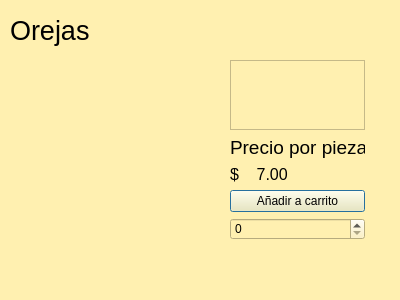
<?xml version="1.0" encoding="UTF-8"?>
<ui version="4.0">
 <class>Orejas</class>
 <widget class="QDialog" name="Orejas">
  <property name="geometry">
   <rect>
    <x>0</x>
    <y>0</y>
    <width>400</width>
    <height>300</height>
   </rect>
  </property>
  <property name="windowTitle">
   <string>Dialog</string>
  </property>
  <property name="styleSheet">
   <string notr="true">background-color:rgb(255, 240, 176);
border-color: rgb(0, 0, 0);
gridline-color: rgb(0, 0, 0);
border-color: rgb(0, 0, 0);</string>
  </property>
  <widget class="QLabel" name="label">
   <property name="geometry">
    <rect>
     <x>10</x>
     <y>10</y>
     <width>111</width>
     <height>41</height>
    </rect>
   </property>
   <property name="font">
    <font>
     <pointsize>20</pointsize>
    </font>
   </property>
   <property name="text">
    <string>Orejas </string>
   </property>
  </widget>
  <widget class="QWidget" name="layoutWidget">
   <property name="geometry">
    <rect>
     <x>230</x>
     <y>60</y>
     <width>135</width>
     <height>180</height>
    </rect>
   </property>
   <layout class="QVBoxLayout" name="verticalLayout">
    <item>
     <widget class="QPlainTextEdit" name="plainTextEdit">
      <property name="plainText">
       <string>

</string>
      </property>
     </widget>
    </item>
    <item>
     <widget class="QLabel" name="label_2">
      <property name="font">
       <font>
        <pointsize>14</pointsize>
       </font>
      </property>
      <property name="text">
       <string>Precio por pieza</string>
      </property>
     </widget>
    </item>
    <item>
     <widget class="QLabel" name="label_4">
      <property name="font">
       <font>
        <pointsize>12</pointsize>
       </font>
      </property>
      <property name="text">
       <string>$    7.00</string>
      </property>
     </widget>
    </item>
    <item>
     <widget class="QPushButton" name="pushButton">
      <property name="text">
       <string>Añadir a carrito</string>
      </property>
     </widget>
    </item>
    <item>
     <widget class="QSpinBox" name="spinBox"/>
    </item>
   </layout>
  </widget>
  <widget class="QLabel" name="label_5">
   <property name="geometry">
    <rect>
     <x>10</x>
     <y>60</y>
     <width>191</width>
     <height>181</height>
    </rect>
   </property>
   <property name="text">
    <string/>
   </property>
   <property name="pixmap">
    <pixmap resource="pastel.qrc">:/Images/Oreja.png</pixmap>
   </property>
   <property name="scaledContents">
    <bool>true</bool>
   </property>
  </widget>
 </widget>
 <resources>
  <include location="pastel.qrc"/>
 </resources>
 <connections/>
</ui>
